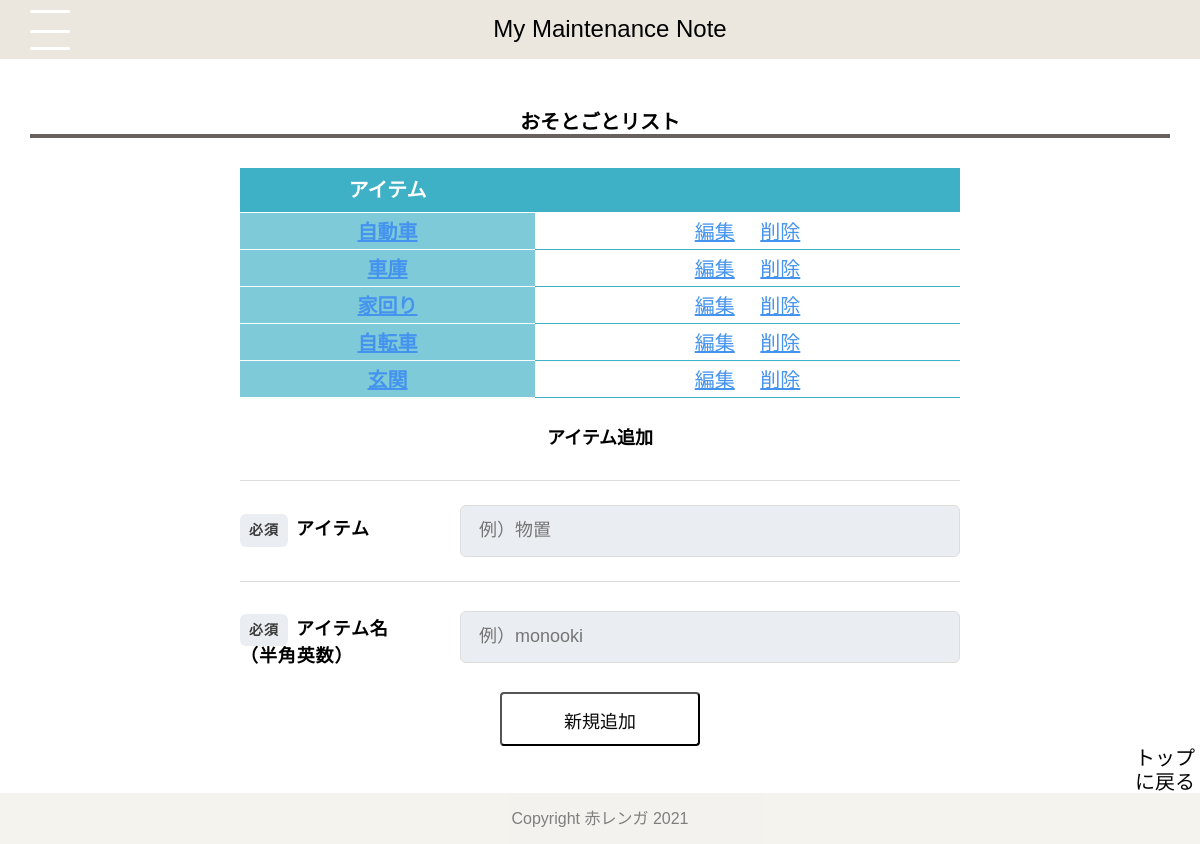
Page /list/soto on the earlier database version.
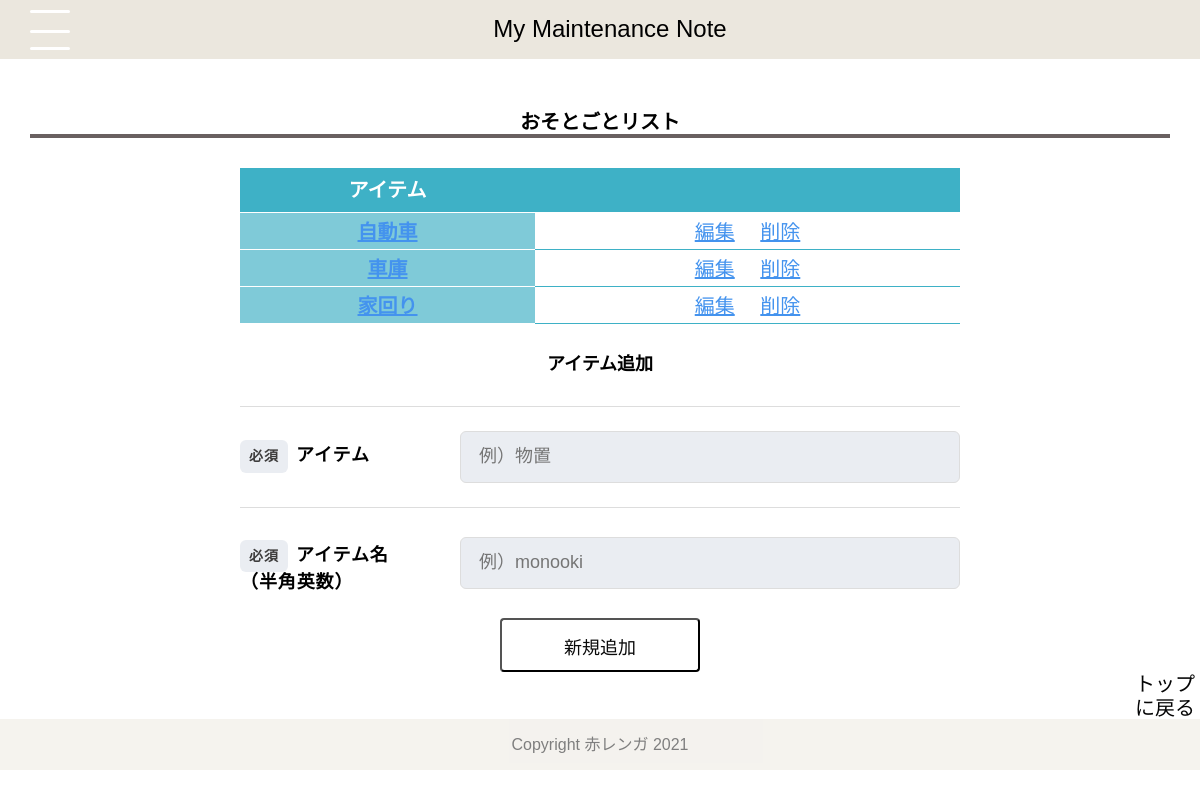
Same page on the later database version.
### tables this page shows
CREATE TABLE "items" (
	"id"	INTEGER,
	"ios_id"	INTEGER,
	"item"	TEXT,
	"table_name"	TEXT,
	PRIMARY KEY("id" AUTOINCREMENT)
);

### app.py (the view)
@app.route("/list/soto")
def sotoitem_list():
    conn = sqlite3.connect("maintenance.db")
    c = conn.cursor()
    c.execute("select id, item from items where ios_id = 1")
    item_list=[]
    for row in c.fetchall():
        item_list.append({"id":row[0],"item":row[1]})
    c.close()
    return render_template("sotoitem_list.html",sotoitem_list = item_list)

### templates/sotoitem_list.html (shortened to what this page needs)
{% extends 'base.html' %}
{% block content %}
<h2>おそとごとリスト</h2>
<table class="table_list" width="60%">
    <thead>
        <tr>
            <th>アイテム</th>
            <th></th>
        </tr>
    </thead>
        {% for item in sotoitem_list %}
    <tdoby>
        <tr>
            <th label="アイテム"><a href="/tasklist/{{item['id']}}"  class="btn4">{{item['item']}}</a></th>
            <td>
                <div class="btn_top">
                    <a href="/edit/soto/{{item['id']}}" class="btn4">編集</a>
                    <a href="/del/soto/{{item['id']}}" onclick="return confirm('削除しますか？')" class="btn4">削除</a>
                </div>
            </td>
        </tr>
    </tdoby>
    {% endfor %}
</table>
        <h3>アイテム追加</h3>
<form action="/add/item/soto" method="POST">
    <div class="Form">
        <div class="Form-Item">
            <p class="Form-Item-Label">
            <span class="Form-Item-Label-Required">必須</span>アイテム
            </p>
            <input type="text" name="item" class="Form-Item-Input" placeholder="例）物置">
        </div>
        <div class="Form-Item">
            <p class="Form-Item-Label isMsg"><span class="Form-Item-Label-Required">必須</span>アイテム名<br>（半角英数）</p>
            <input type="text" name="table_name" class="Form-Item-Input" placeholder="例）monooki">
        </div>
    </div>
    <div>
        <button type="submit" class="btn1">新規追加</button>
    </div>
</form>
<div class="btn_top1">
    <a href="/index" type="button" class="btn5">トップに戻る</a>
</div>
{% endblock %}

Differences in the rows shown:
removed items: item "自転車"
removed items: item "玄関"
